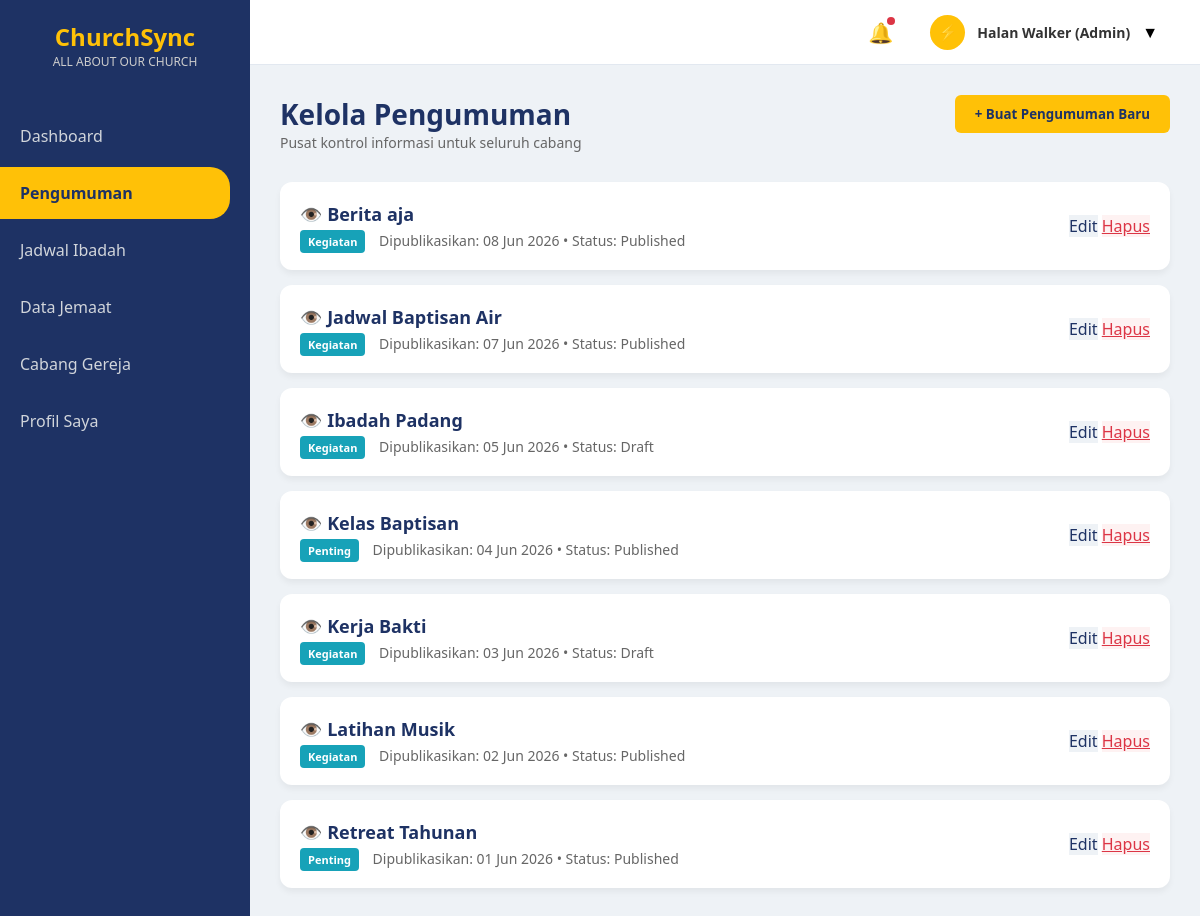
Screenshot of /admin/pengumuman_admin.php (signed in) with the database file from the repository.
### tables this page shows
CREATE TABLE `pengumuman` (
  `id_pengumuman` int(20) NOT NULL AUTO_INCREMENT,
  `judul_pengumuman` varchar(255) NOT NULL,
  `isi_pengumuman` text NOT NULL,
  `tanggal_publikasi` date NOT NULL,
  `status_publikasi` enum('Draft','Published') NOT NULL,
  `kategori_pengumuman` varchar(50) NOT NULL,
  `gambar_pendukung` varchar(255) NOT NULL,
  PRIMARY KEY (`id_pengumuman`)
);

### admin/pengumuman_admin.php (the view, shortened to what this page needs)
<?php
include '../koneksi.php';
$query_pengumuman = mysqli_query($conn, "SELECT * FROM pengumuman ORDER BY tanggal_publikasi DESC");
?>
<!DOCTYPE html>
<html lang="id">
<head>
    <link rel="stylesheet" href="../style.css">
</head>
<body>
    <div class="sidebar">
        <div class="sidebar-logo">ChurchSync<span>ALL ABOUT OUR CHURCH</span></div>
        <nav>
            <a href="dashboard_admin.php" class="nav-link">Dashboard</a>
            <a href="pengumuman_admin.php" class="nav-link active">Pengumuman</a>
            <a href="jadwal_admin_up.php" class="nav-link">Jadwal Ibadah</a>
            <a href="data_jemaat_admin.php" class="nav-link">Data Jemaat</a>
            <a href="cabang_admin.php" class="nav-link">Cabang Gereja</a>
            <a href="profil_admin.php" class="nav-link">Profil Saya</a>
        </nav>
    </div>
    <div class="content-wrapper">
        <div class="top-navbar">
            <div class="navbar-right">
                <div class="noti-icon">🔔<span class="noti-badge"></span></div>
                <div class="user-profile-dropdown">
                    <div class="nav-avatar">⚡</div>
                    <div class="nav-user-name"><?= $_SESSION['nama_lengkap']; ?> (Admin)</div>▼
                </div>
            </div>
        </div>
        <div class="main-content">
            <div class="header-toolbar">
                <div class="page-title">
                    <h2>Kelola Pengumuman</h2>
                    <p>Pusat kontrol informasi untuk seluruh cabang</p>
                </div>
                <button class="btn-add" onclick="document.getElementById('modalTambah').style.display='flex'">+ Buat
                    Pengumuman Baru</button>
            </div>
            <?php
            if (mysqli_num_rows($query_pengumuman) == 0) {
                echo "<p style='text-align:center; color:#666;'>Belum ada data pengumuman.</p>";
            } else {
                while ($row = mysqli_fetch_assoc($query_pengumuman)) :
            ?>
                    <div class="list-card">
                        <div class="list-info">
                            <h4 onclick="bukaModalView('<?= addslashes($row['judul_pengumuman']); ?>', '<?= $row['kategori_pengumuman']; ?>', '<?= date('d M Y', strtotime($row['tanggal_publikasi'])); ?>', '<?= addslashes(str_replace(array("\r", "\n"), '<br>', $row['isi_pengumuman'])); ?>', '<?= $row['gambar_pendukung']; ?>')" style="cursor: pointer; hover: underline;">
                                👁️ <?= $row['judul_pengumuman']; ?>
                            </h4>
                            <p>
                                <span class="badge-kategori"><?= $row['kategori_pengumuman']; ?></span>
                                Dipublikasikan: <?= date('d M Y', strtotime($row['tanggal_publikasi'])); ?> • Status: <?= $row['status_publikasi']; ?>
                            </p>
                        </div>
                        <div class="action-btns">
                            <a href="pengumuman_admin.php?edit_id=<?= $row['id_pengumuman']; ?>" class="btn-edit" style="text-decoration: none; display: inline-block;">Edit</a>
                            <a href="hapus_pengumuman.php?id=<?= $row['id_pengumuman']; ?>" class="btn-delete" onclick="return confirm('Yakin mau hapus pengumuman ini?');">Hapus</a>
                        </div>
                    </div>
            <?php
                endwhile;
            }
            ?>
        </div>
    </div>
</body>
</html>

### style.css (style rules this page uses)
:root { --primary-blue: #1e3264; --primary-yellow: #ffc107; --bg-light: #eef2f6; --card-bg: #ffffff; --text-dark: #333; --text-gray: #666; --tag-important: #dc3545; --tag-activity: #17a2b8; --tag-worship: #28a745; }
* { margin: 0; padding: 0; box-sizing: border-box; font-family: 'Segoe UI', Tahoma, Geneva, Verdana, sans-serif; }
body { display: flex; background-color: var(--bg-light); height: 100vh; }
.sidebar { width: 250px; background-color: var(--primary-blue); color: white; display: flex; flex-direction: column; padding: 20px 0; }
.sidebar-logo { text-align: center; font-size: 24px; font-weight: bold; color: var(--primary-yellow); margin-bottom: 40px; }
.sidebar-logo span { display: block; font-size: 12px; color: #ccc; font-weight: normal; }
.nav-link { padding: 15px 20px; color: #d1d5db; text-decoration: none; display: block; transition: 0.3s; margin-bottom: 5px; }
.nav-link:hover, .nav-link.active { background-color: var(--primary-yellow); color: var(--primary-blue); font-weight: bold; border-radius: 0 20px 20px 0; margin-right: 20px; }
.main-content { flex: 1; padding: 30px; overflow-y: auto; }
.content-wrapper { flex: 1; display: flex; flex-direction: column; height: 100vh; overflow: hidden; }
.top-navbar { height: 65px; background-color: #ffffff; display: flex; justify-content: flex-end; align-items: center; padding: 0 30px; border-bottom: 1px solid #e2e8f0; flex-shrink: 0; }
.navbar-right { display: flex; align-items: center; gap: 25px; }
.noti-icon { font-size: 20px; cursor: pointer; position: relative; user-select: none; }
.noti-badge { position: absolute; top: -2px; right: -2px; width: 8px; height: 8px; background-color: #dc3545; border-radius: 50%; }
.user-profile-dropdown { position: relative; display: flex; align-items: center; gap: 12px; cursor: pointer; padding: 6px 12px; border-radius: 8px; transition: 0.3s; user-select: none; }
.nav-avatar { width: 35px; height: 35px; background-color: var(--primary-yellow); border-radius: 50%; display: flex; align-items: center; justify-content: center; font-size: 16px; }
.nav-user-name { font-size: 14px; font-weight: 600; color: var(--text-dark); }

### admin/pengumuman_admin.php (style rules this page uses)
.header-toolbar { display: flex; justify-content: space-between; align-items: flex-start; margin-bottom: 30px; }
.page-title h2 { color: var(--primary-blue); font-size: 28px; }
.page-title p { color: var(--text-gray); font-size: 14px; }
.btn-add { background-color: var(--primary-yellow); color: var(--primary-blue); border: none; padding: 10px 20px; border-radius: 6px; font-weight: bold; cursor: pointer; }
.list-card { background: white; border-radius: 12px; padding: 20px; box-shadow: 0 4px 6px rgba(0, 0, 0, 0.05); margin-bottom: 15px; display: flex; justify-content: space-between; align-items: center; }
.list-info h4 { color: var(--primary-blue); margin-bottom: 5px; font-size: 18px; }
.list-info p { color: var(--text-gray); font-size: 14px; }
.badge-kategori { padding: 4px 8px; border-radius: 4px; font-size: 11px; font-weight: bold; color: white; margin-right: 10px; background-color: #17a2b8; }
.btn-edit { background-color: #eef2f6; color: var(--primary-blue); }
.btn-delete { background-color: #fef2f2; color: #dc3545; }

### rows the page displays
pengumuman: judul_pengumuman "Berita aja", kategori_pengumuman "Kegiatan", tanggal_publikasi "08 Jun 2026", status_publikasi "Published"
pengumuman: judul_pengumuman "Jadwal Baptisan Air", kategori_pengumuman "Kegiatan", tanggal_publikasi "07 Jun 2026", status_publikasi "Published"
pengumuman: judul_pengumuman "Ibadah Padang", kategori_pengumuman "Kegiatan", tanggal_publikasi "05 Jun 2026", status_publikasi "Draft"
pengumuman: judul_pengumuman "Kelas Baptisan", kategori_pengumuman "Penting", tanggal_publikasi "04 Jun 2026", status_publikasi "Published"
pengumuman: judul_pengumuman "Kerja Bakti", kategori_pengumuman "Kegiatan", tanggal_publikasi "03 Jun 2026", status_publikasi "Draft"
pengumuman: judul_pengumuman "Latihan Musik", kategori_pengumuman "Kegiatan", tanggal_publikasi "02 Jun 2026", status_publikasi "Published"
pengumuman: judul_pengumuman "Retreat Tahunan", kategori_pengumuman "Penting", tanggal_publikasi "01 Jun 2026", status_publikasi "Published"

### other values shown
$_SESSION['nama_lengkap'] "Halan Walker"
